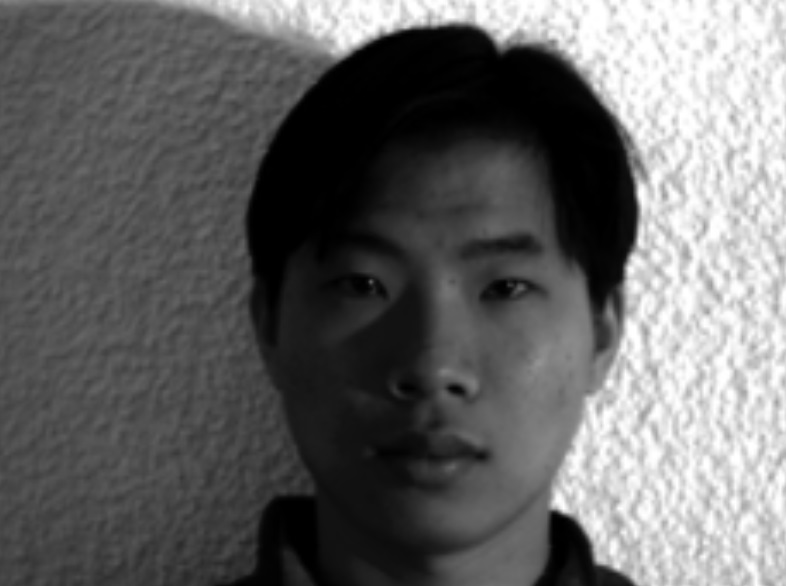
#> input picture Normalizacion/tarea/chino.jpg, 786 x 586 px
$ python norm_division.py
#> lines starting #> are read from the running program, lines starting #| are printed output that depends on the picture
import cv2
import numpy as np
import matplotlib.pyplot as plt

# Leer la imagen
img = cv2.imread('tarea/chino.jpg')
#> img is the input picture: shape (586, 786, 3); min 0, max 255, mean 101.7

# Convertir a escala de grises
gray = cv2.cvtColor(img, cv2.COLOR_BGR2GRAY)

# Suavizar con un filtro gaussiano
smooth = cv2.GaussianBlur(gray, (95, 95), 0)
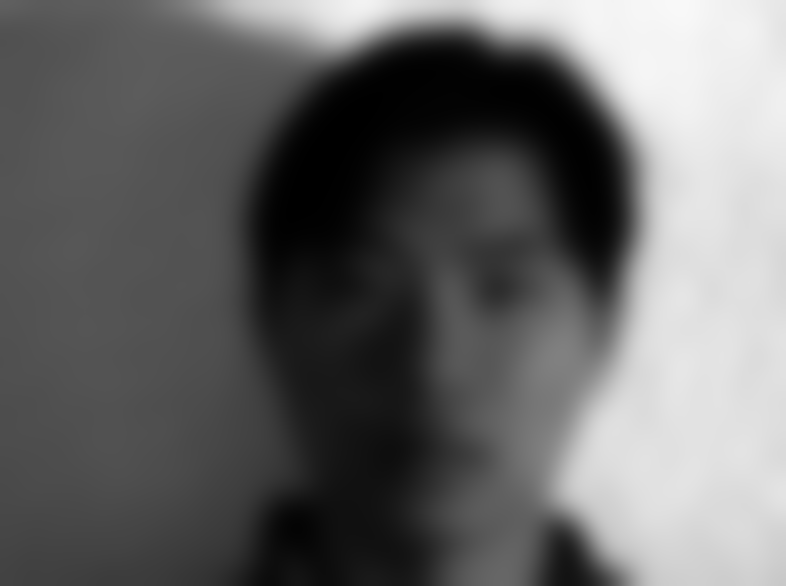
#> smooth: shape (586, 786); min 0, max 248, mean 101.7

# Dividir la imagen en escala de grises por la suavizada
division = cv2.divide(gray, smooth, scale=192)
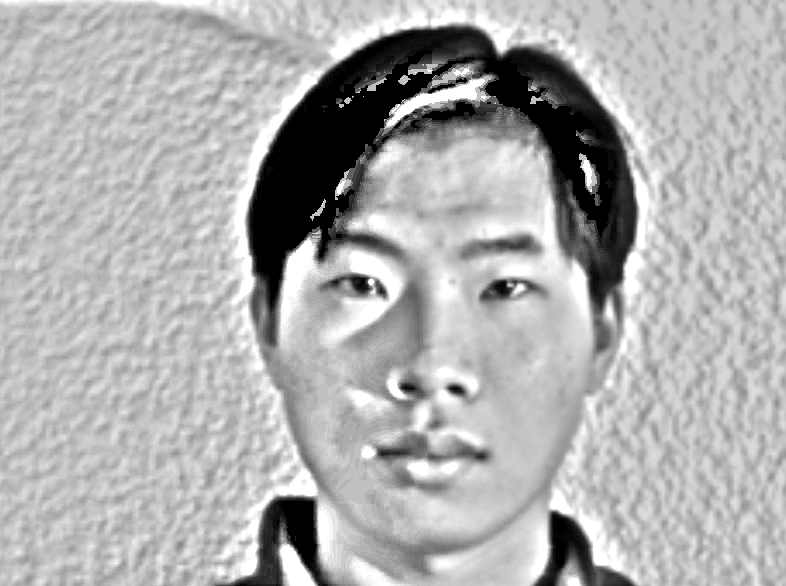
#> division: shape (586, 786); min 0, max 255, mean 174.1

# Crear una figura para mostrar las imágenes y sus histogramas
fig, axes = plt.subplots(2, 2, figsize=(10, 8))

# Mostrar la imagen original
axes[0, 0].imshow(gray, cmap='gray')
axes[0, 0].set_title('Imagen Original')
axes[0, 0].axis('off')

# Mostrar la imagen filtrada
axes[0, 1].imshow(division, cmap='gray')
axes[0, 1].set_title('Imagen Filtrada')
axes[0, 1].axis('off')

# Calcular y mostrar el histograma de la imagen original
hist_gray = cv2.calcHist([gray], [0], None, [256], [0, 256])
#> hist_gray = 256 values, max 24492 at index 0, min 77 at index 156, mean 1799.2
axes[1, 0].plot(hist_gray, color='black')
axes[1, 0].set_title('Histograma Original')
axes[1, 0].set_xlim([0, 256])

# Calcular y mostrar el histograma de la imagen filtrada
hist_division = cv2.calcHist([division], [0], None, [256], [0, 256])
#> hist_division = 256 values, max 24647 at index 0, min 0 at index 1, mean 1799.2
axes[1, 1].plot(hist_division, color='black')
axes[1, 1].set_title('Histograma Filtrado')
axes[1, 1].set_xlim([0, 256])

# Ajustar los espacios entre subplots
plt.tight_layout()

# Mostrar la figura
plt.show()
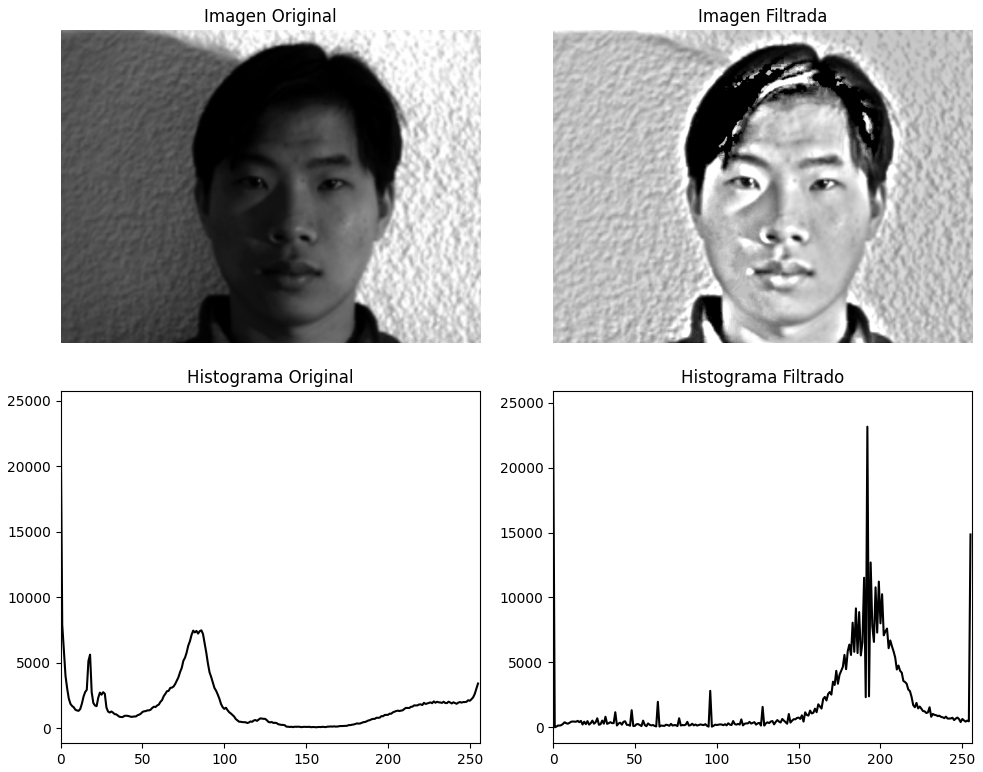
#> figure drawn by matplotlib, 4 panels; panel 3: curve peaks at x = 0, y = 24492; panel 4: curve peaks at x = 0, y = 24647

$ run again, with Normalizacion/tarea/periodico.jpg copied over Normalizacion/tarea/chino.jpg
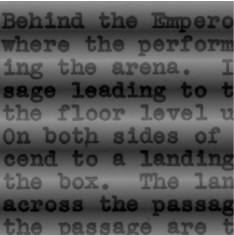
#> input picture Normalizacion/tarea/periodico.jpg, 234 x 235 px
#> img is the input picture: shape (235, 234, 3); min 0, max 255, mean 82.7
#> `division = cv2.divide(gray, smooth, scale=192)`:
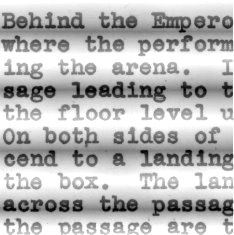
#> division: shape (235, 234); min 0, max 255, mean 184.8
#> hist_gray = 256 values, max 744 at index 50, min 0 at index 153, mean 214.8
#> hist_division = 256 values, max 7894 at index 255, min 0 at index 1, mean 214.8
#> `plt.show()`:
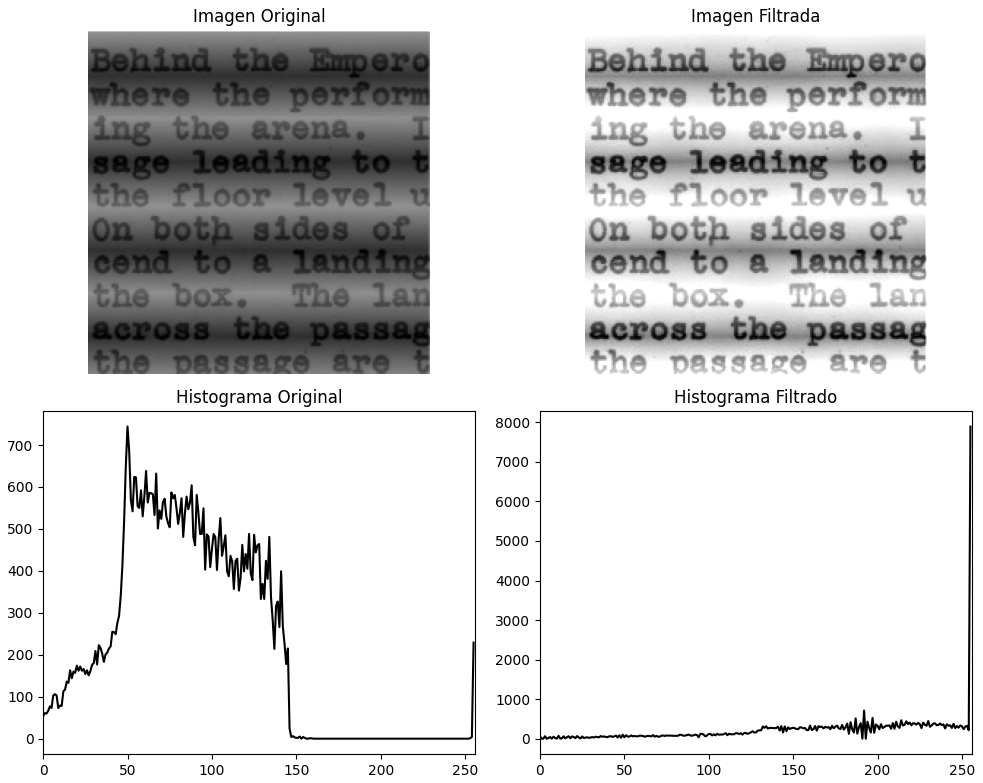
#> figure drawn by matplotlib, 4 panels; panel 3: curve peaks at x = 50, y = 744; panel 4: curve peaks at x = 255, y = 7894
